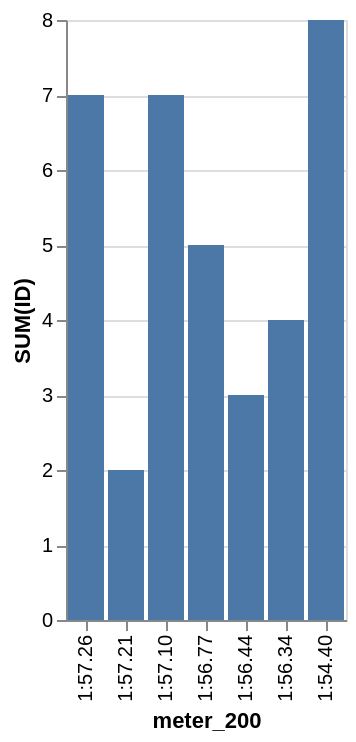

Vega-Lite specification stored for this chart:
### Vega-Lite specification from a JSON file in a GitHub repository (floating-point values rounded to 4 significant figures)
{"data": {"values": [{"x_data": "1:57.26", "y_data": 7}, {"x_data": "1:57.21", "y_data": 2}, {"x_data": "1:57.10", "y_data": 7}, {"x_data": "1:56.77", "y_data": 5}, {"x_data": "1:56.44", "y_data": 3}, {"x_data": "1:56.34", "y_data": 4}, {"x_data": "1:54.40", "y_data": 8}]}, "mark": "bar", "encoding": {"x": {"field": "x_data", "type": "nominal", "title": "meter_200", "sort": "descending"}, "y": {"field": "y_data", "type": "quantitative", "title": "SUM(ID)"}}}
